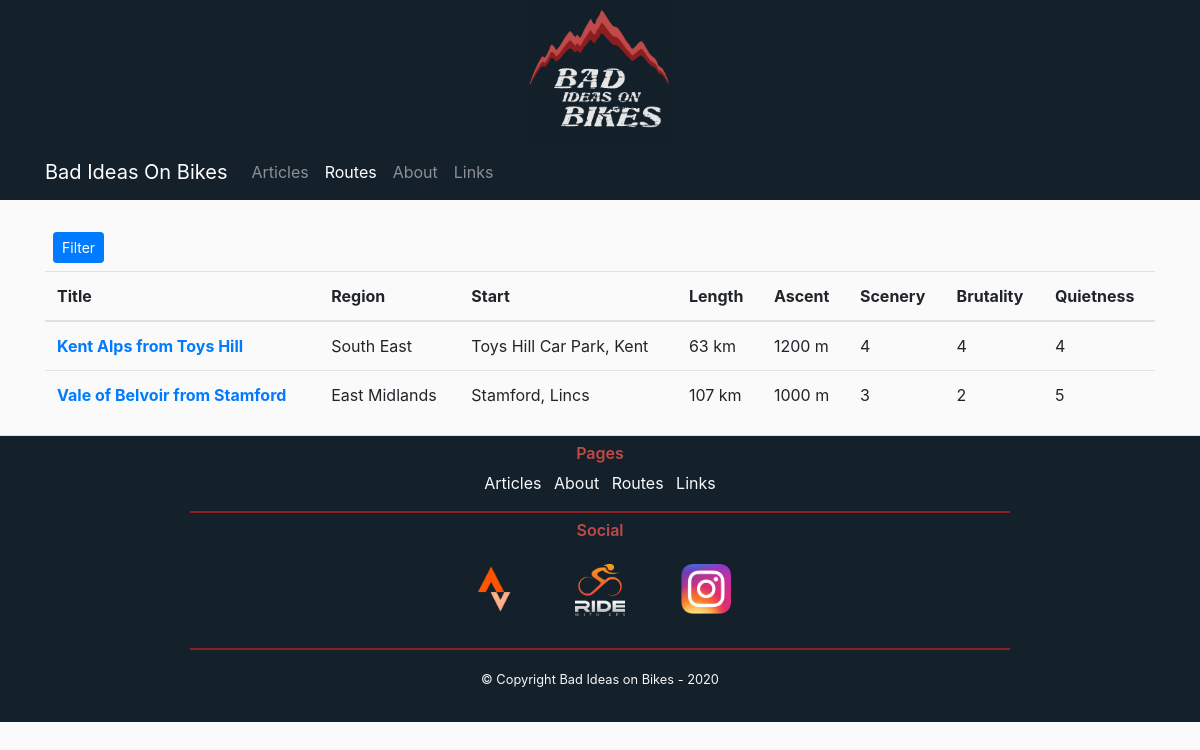
Page /routes on the earlier database version.
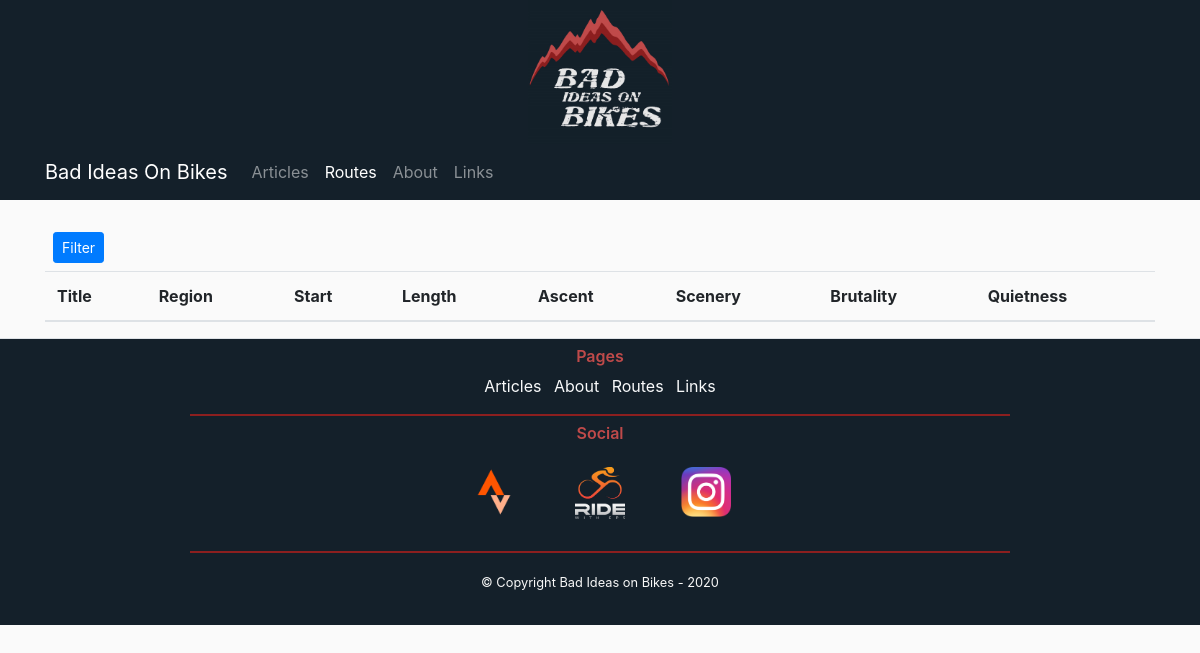
Same page on the later database version.
### flaskbiob/models.py (models this page shows)
class Routes(db.Model):
    id = db.Column(db.Integer, primary_key=True)
    title = db.Column(db.String(100), nullable=False)
    region = db.Column(db.String(100), nullable=False)
    starting_location = db.Column(db.String(100), nullable=False)
    starting_coordinates = db.Column(db.String(100), nullable=False)
    length = db.Column(db.Integer, nullable=False)
    ascent = db.Column(db.Integer, nullable=False)
    scenery = db.Column(db.Integer, nullable=False)
    brutality = db.Column(db.Integer, nullable=False)
    quietness = db.Column(db.Integer, nullable=False)
    description = db.Column(db.Text, nullable=False)
    link = db.Column(db.String(100), nullable=False)
    post = db.Column(db.Integer, db.ForeignKey("posts.id"), nullable=True)
    user = db.Column(db.Integer, db.ForeignKey("users.id"), nullable=False)

### flaskbiob/routes/routes.py (the view, shortened to what this page needs)
@routes.route("/routes", methods=["GET", "POST"])
def routesPage():
    form = RouteFilterForm()
    query = Routes.query
    my_routes = Routes.query.all()
    return render_template("Routes.html", my_routes=my_routes, form=form, filtered=False)

### flaskbiob/templates/Routes.html (shortened to what this page needs)
{% extends "BASE.html" %}
{% block content %}
    <div class="row">
        <div class="col-md-12">
            <button class="btn btn-primary btn-sm m-2" type="button" data-toggle="collapse" data-target="#collapsefilters" aria-expanded="false" aria-controls="collapsefilters">
                Filter
            </button>
        </div>
        <div class="col-md-12">
            <table class="table">
                <thead>
                    <tr>
                        <th scope="col">Title</th>
                        <th scope="col">Region</th>
                        <th scope="col">Start</th>
                        <th scope="col">Length</th>
                        <th scope="col">Ascent</th>
                        <th scope="col">Scenery</th>
                        <th scope="col">Brutality</th>
                        <th scope="col">Quietness</th>
                    </tr>
                </thead>
                <tbody>
                {% for route in my_routes %}
                    <tr>
                        <th scope="row"><a href="{{ url_for('posts.postPage', post_id=route.post) }}">{{ route.title }}</a></th>
                        <td>{{ route.region }}</td>
                        <td>{{ route.starting_location }}</td>
                        <td>{{ route.length }} km</td>
                        <td>{{ route.ascent }} m</td>
                        <td>{{ route.scenery }}</td>
                        <td>{{ route.brutality }}</td>
                        <td>{{ route.quietness }}</td>
                    </tr>
                {% endfor %}
                </tbody>
            </table>
        </div>
    </div>
{% endblock content %}

### flaskbiob/templates/BASE.html (shortened to what this page needs)
<!DOCTYPE html>
<html lang="en">
<head>
    <link rel="stylesheet" href="https://stackpath.bootstrapcdn.com/bootstrap/4.5.2/css/bootstrap.min.css">
    <link rel="stylesheet" type="text/css" href="{{ url_for('static', filename='main.css') }}">
</head>
    <body>
    <div class="banner-top"><img src="{{ url_for('static', filename='BIOB_Dark_Square_SM.jpg') }}" class="mx-auto d-block img-fluid"></div>
    <nav class="navbar navbar-expand-lg sticky-top navbar-dark bg-custom mb-4">
        <div class="container">
              <a class="navbar-brand" href="{{ url_for('main.homePage') }}">Bad Ideas On Bikes</a>
              <div class="collapse navbar-collapse" id="navbarNav">
                <ul class="navbar-nav">
                  <li class="nav-item {% if request.endpoint == 'main.homePage' %} active {% endif %}">
                    <a class="nav-link" href="{{ url_for('main.homePage') }}">Articles <span class="sr-only">(current)</span></a>
                  </li>
                    <li class="nav-item {% if request.endpoint == 'routes.routesPage' %} active {% endif %}">
                    <a class="nav-link" href="{{ url_for('routes.routesPage') }}">Routes</a>
                  </li>
                  <li class="nav-item {% if request.endpoint == 'main.aboutPage' %} active {% endif %}">
                    <a class="nav-link" href="{{ url_for('main.aboutPage') }}">About</a>
                  </li>
                  <li class="nav-item {% if request.endpoint == 'main.linkPage' %} active {% endif %}">
                    <a class="nav-link" href="#">Links</a>
                  </li>
                </ul>
              </div>
        </div>
    </nav>
    <div class="container">
            {% block content %}
            {% endblock content %}
    </div>
        <div class="row">
            <div class="container-fluid border-top" id="footer">
                <div class="row footer-links text-center mt-2">
                    <div class="col-md-2"></div>
                    <div class="col-md-8 border-bottom bdrbottom pb-3">
                        <h6 class="text-center">Pages</h6>
                        <a class="text-light text-decoration-none mr-2" href="{{ url_for('main.homePage') }}">Articles</a>
                        <a class="text-light text-decoration-none mr-2" href="{{ url_for('main.aboutPage') }}">About</a>
                        <a class="text-light text-decoration-none mr-2" href="{{ url_for('routes.routesPage') }}">Routes</a>
                        <a class="text-light" href="">Links</a>
                    </div>
                    <div class="col-md-2"></div>
                </div>
                <div class="row mt-2">
                    <div class="col-md-2"></div>
                    <div class="col-md-8 border-bottom bdrbottom pb-3">
                        <div><h6 class="text-center">Social</h6></div>
                        <div class="d-flex justify-content-center">
                            <a href="" class="image-link-gs mr-4"><img src="{{ url_for('static', filename='icons/strava.png') }}" class="button-icon m-3"></a>
                            <a href="" class="image-link-gs mr-4"><img src="{{ url_for('static', filename='icons/RWGPS.png') }}" class="button-icon m-3"></a>
                            <a href="" class="image-link-gs"><img src="{{ url_for('static', filename='icons/small_instagram.png') }}" class="button-icon m-3"></a>
                        </div>
                    </div>
                    <div class="col-md-2"></div>
                </div>
                <div class="row">
                    <div class="col-12 p-3">
                        <p class="footer-text text-center copyright"><small>© Copyright Bad Ideas on Bikes - 2020</small></p>
                    </div>
                </div>
            </div>
        </div>
    </body>
</html>

### flaskbiob/static/main.css (style rules this page uses)
body { background: #fafafa; color: #333333; }
h1, h2, h3, h4, h5, h6 { color: #444444; }
.bg-custom { background-color: #14202a; }
#footer { background-color: #14202a; }
.footer-text { color: #f7f7f7; }
.button-icon { max-width: 50px; }
#footer h6 { color: #BF4A4A; font-weight: 600; }
.bdrbottom { border-width:2px !important; border-color: #8c1f1f !important; }
.banner-top { background-color: #14202a; }
.banner-top img { max-width: 12%; min-width: 10%; height: auto; }

Differences in the rows shown:
removed Routes: title "Kent Alps from Toys Hill", region "South East", starting_location "Toys Hill Car Park, Kent", length "63", ascent "1200", scenery "4", brutality "4", quietness "4"
removed Routes: title "Vale of Belvoir from Stamford", region "East Midlands", starting_location "Stamford, Lincs", length "107", ascent "1000", scenery "3", brutality "2", quietness "5"
